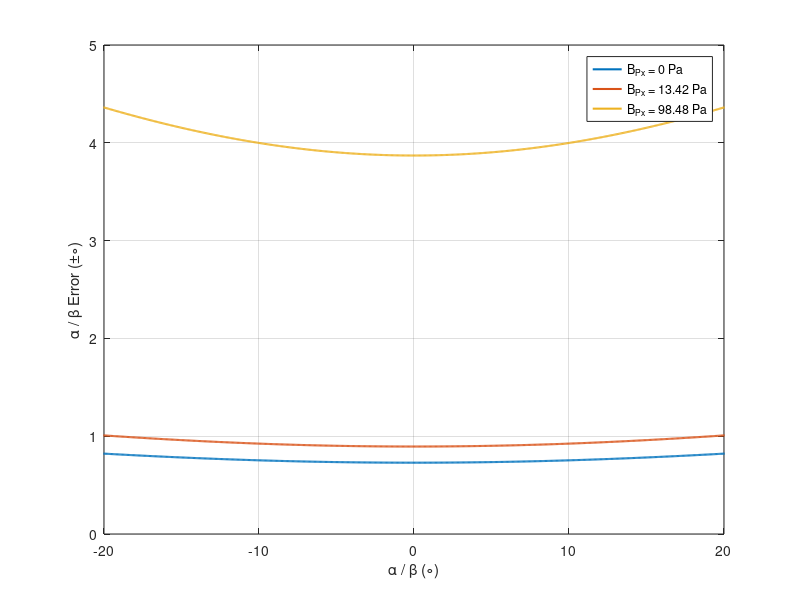
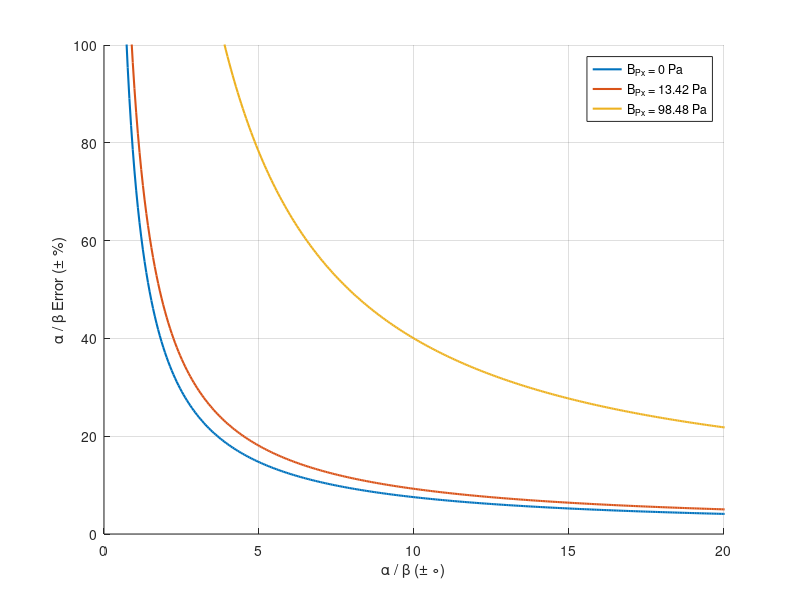

Write MATLAB code to recreate these figures, in order.
% Yaw error

v = 1; %1 m/s

P = 0.5*997*v^2;

    
% P1, P3 constant at 1 m/s :
P1 = P; % pascals

P3 = P; % pascals

dP2 = -382: 1 :382; 

dP4 = dP2;

P2 = P1 + dP2(:);
P4 = P1 - dP4(:);

B_Px = [0 13.42 98.47];

 k = 0.0735;  % per degree, gradient from calibration plot
% C_dyn = 1.3; % around zero degrees

i = size(P4);
C_a = zeros(i);
a = zeros(i);
U_a = zeros(i);
P = zeros(i);
P(:) = P1;

i = length(C_a);

for m = 1 : 3 %98.48;
   
     B_P1 = B_Px(m);
     B_P2 = B_Px(m);
     B_P3 = B_Px(m);
     B_P4 = B_Px(m);

        for n = 1 : i
         C_a(n) = (P2(n) - P4(n))/ (0.25 * (P1 + P2(n) + P3 + P4(n)));

         a(n) = (1/k)*C_a(n);


           S_Px = 18.89; 
           S_P1 = S_Px; 
           S_P2 = S_Px;
           S_P3 = S_Px;
           S_P4 = S_Px;

         % Pitch C_b
        % C_b = (P1 - P3)/ (0.25 * (P1 + P2 + P3 + P4));
        % Dynamic C_dyn
        % C_dyn = (Po - P)/ (0.25 * (P1 + P2 + P3 + P4));

        % Partial Derivatives:

        da_dCa = 1 / k;

        db_dCb = 1 / k;

        da_dCb = 0;

        db_dCa = 0;


        % C_alpha
        dCa_dP1 = (4 * (P2(n) - P4(n))) / ((P1 + P2(n) + P3 + P4(n))^2);

        dCa_dP3 = dCa_dP1;

        dCa_dP2 = (4*P1 + 4*P3 + 8*P4(n)) / ((P1 + P2(n) + P3 + P4(n))^2);

        dCa_dP4 = (4*P1 + 8*P2(n) + 4*P3) / ((P1 + P2(n) + P3 + P4(n))^2);

        % C_beta
        dCb_dP1 = (4*P2(n) + 8*P3 + 4*P4(n)) / ((P1 + P2(n) + P3 + P4(n))^2);

        dCb_dP2 = (4 * (P1 - P3)) / ((P1 + P2(n) + P3 + P4(n))^2);

        dCb_dP4 = dCb_dP2;

        dCb_dP3 = (8*P1 + 4*P2(n) + 4*P4(n)) / ((P1 + P2(n) + P3 + P4(n))^2);

        % Error and Uncertainty Yaw (alpha)

        B_Ca = ((dCa_dP1)^2*B_P1^2 + (dCa_dP2)^2*B_P2^2 +(dCa_dP3)^2*B_P3^2 + ...
            (dCa_dP4)^2*B_P4^2)^0.5;

        S_Ca = ((dCa_dP1)^2*S_P1^2 + (dCa_dP2)^2*S_P2^2 +(dCa_dP3)^2*S_P3^2 + ...
            (dCa_dP4)^2*S_P4^2)^0.5;

        B_Cb = ((dCb_dP1)^2*B_P1^2 + (dCb_dP2)^2*B_P2^2 +(dCb_dP3)^2*B_P3^2 + ...
            (dCb_dP4)^2*B_P4^2)^0.5;

        S_Cb = ((dCb_dP1)^2*S_P1^2 + (dCb_dP2)^2*S_P2^2 +(dCb_dP3)^2*S_P3^2 + ...
            (dCb_dP4)^2*S_P4^2)^0.5;

        % Error and Uncertainty Yaw (alpha)
        B_a= ((da_dCa)^2 * B_Ca^2 + (da_dCb)^2 * B_Cb^2)^0.5;

        S_a = ((da_dCa)^2 * S_Ca^2 + (da_dCb)^2 * S_Cb^2)^0.5;

        U_a(n,m) = (B_a^2 + S_a^2)^0.5;  %Percent

        Ua(n,m) = (U_a(n,m) / abs(a(n)))*100;
        end
 
end      
    U_an = -U_a;

    
   

 figure(25);
 %linespec = ['linewidth', 1]; 
 plot(a, U_a,'LineWidth', 1.5); %,'Color', [0.29 0.40 0.43]);
 grid on
 legend('B_{Px} = 0 Pa','B_{Px} = 13.42 Pa', 'B_{Px} = 98.48 Pa'); 
 xlabel('\alpha / \beta (\circ)');
 ylabel ('\alpha / \beta Error (\pm\circ)');
 xlim([-20 20]);


 
 figure(31);
 hold on
 plot(a, Ua, 'LineWidth', 1.5);
 xlabel('\alpha / \beta (\pm \circ)');
 ylabel ('\alpha / \beta Error (\pm %)');
legend('B_{Px} = 0 Pa','B_{Px} = 13.42 Pa', 'B_{Px} = 98.48 Pa'); 
 ylim([0 100]);
 xlim([0 20]);
 grid on
 hold off
 
% Error and Uncertainty Pitch (beta)
% B_b(n,1) = ((db_dCa)^2 * B_Ca(n,1)^2 + (db_dCb)^2 * B_Cb(n,1)^2)^0.5;
% 
% S_b(n,1) = ((db_dCa)^2 * S_Ca(n,1)^2 + (db_dCb)^2 * S_Cb(n,1)^2)^0.5;
% 
% U_b(n,1) = (B_b(n,1)^2 + S_b(n,1)^2)^0.5; 
% 
